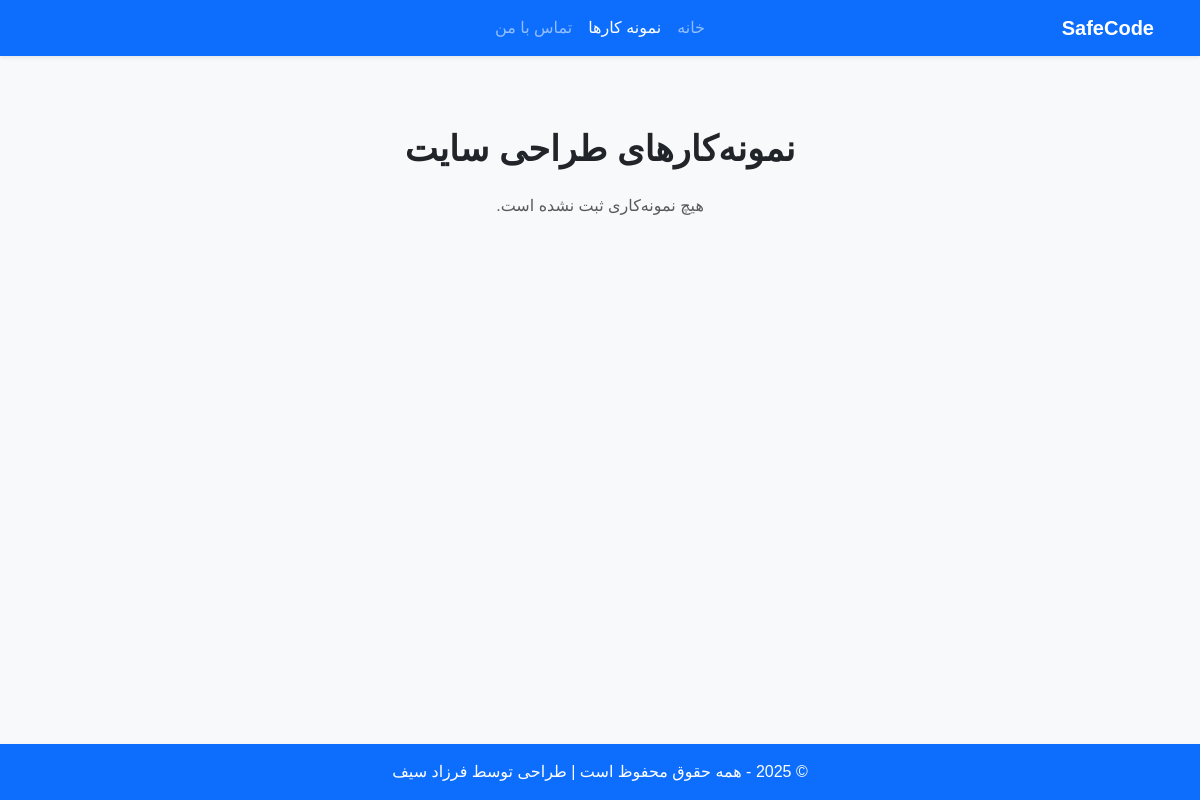
Page /portfolio/ on the earlier database version.
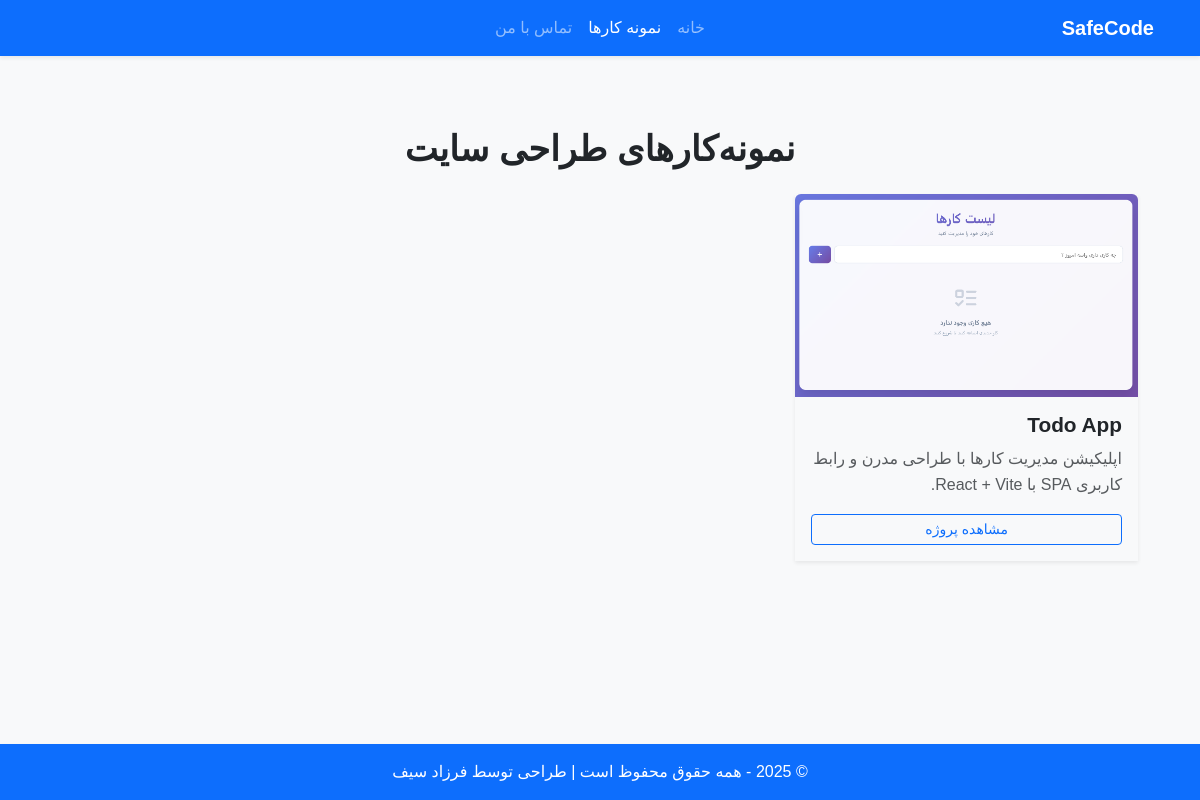
Same page on the later database version.
### main/models.py (models this page shows, shortened)
class PortfolioItem(models.Model):
    title = models.CharField(max_length=200, verbose_name='عنوان')
    description = models.TextField(verbose_name='توضیحات')
    image = models.ImageField(upload_to='portfolio_images/', verbose_name='عکس نمونه‌کار')
    project_url = models.URLField(blank=True, null=True, verbose_name='لینک پروژه')
    image = models.ImageField(upload_to='portfolio_images/', verbose_name='عکس نمونه‌کار')
    slug = models.SlugField(unique=True, blank=True, null=True)
    created_at = models.DateTimeField(auto_now_add=True, verbose_name='تاریخ ایجاد')

### main/views.py (the view)
# urls.py: path('portfolio/', views.portfolio, name='portfolio'),
def portfolio(request):
    items = PortfolioItem.objects.order_by('-created_at')  # جدیدترین‌ها اول
    return render(request, 'main/portfolio.html', {
        'items': items
    })

### main/templates/main/portfolio.html (shortened to what this page needs)
{% extends 'main/base.html' %}
{% load static %}
{% block content %}
<section class="container py-4 py-md-5">
  <h2 class="text-center fw-bold mb-4" style="font-size: clamp(1.4rem, 4.5vw, 2.2rem);">نمونه‌کارهای طراحی سایت</h2>
  <div class="row g-4">
    {% for item in items %}
      <div class="col-12 col-sm-6 col-lg-4">
        <div class="portfolio-card shadow-sm h-100 d-flex flex-column">
          <div class="img-wrapper">
            <img src="{{ item.image.url }}" class="card-img-top rounded-top" alt="{{ item.title }}" loading="lazy">
          </div>
          <div class="card-body d-flex flex-column p-3">
            <h3 class="card-title mb-2" style="font-size: clamp(1rem, 2.5vw, 1.3rem);">
              {{ item.title }}
            </h3>
            <p class="card-text text-muted small" style="font-size: clamp(0.9rem, 2vw, 1rem);">
              {{ item.description|truncatechars:130 }}
            </p>
            {% if item.project_url %}
              <a href="{{ item.project_url }}" class="btn btn-sm btn-outline-primary mt-auto" target="_blank" rel="noopener noreferrer">
                مشاهده پروژه
              </a>
            {% endif %}
          </div>
        </div>
      </div>
    {% empty %}
      <div class="col-12 text-center text-muted">
        هیچ نمونه‌کاری ثبت نشده است.
      </div>
    {% endfor %}
  </div>
</section>
{% endblock %}

Differences in the rows shown:
added PortfolioItem: image (picture), title "Todo App", description "اپلیکیشن مدیریت کارها با طراحی مدرن و رابط کاربری SPA با React + Vite."
Other differences:
text no longer shown: "هیچ نمونه‌کاری ثبت نشده است."
